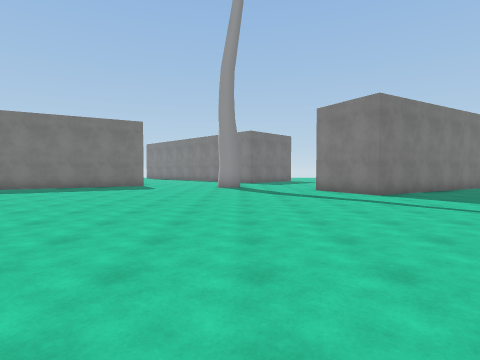
view 1 (above)

23 first-person views from a walk through a Unity game level. The camera is 1.5 m above the floor, tilts 2° down and sees 80° across. The floor is counted in squares, 2 m on a side. Each view is taken from the middle of a square. On the plan, view 1 faces up. The plan holds only what a view shows up to about 10 squares ahead; the rest is blank. The place goes on beyond the plan. Some surface patterns are stand-ins.

view 2
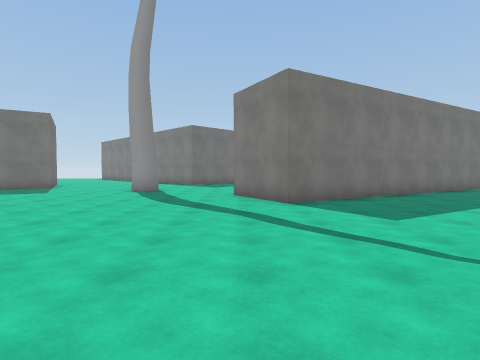

view 3
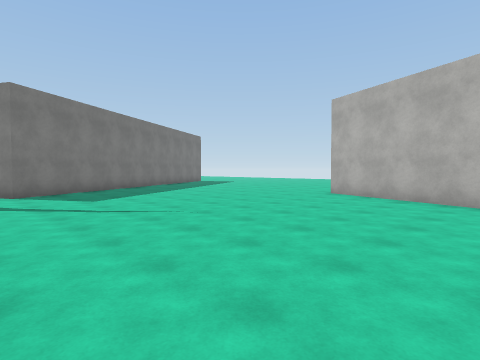

view 4
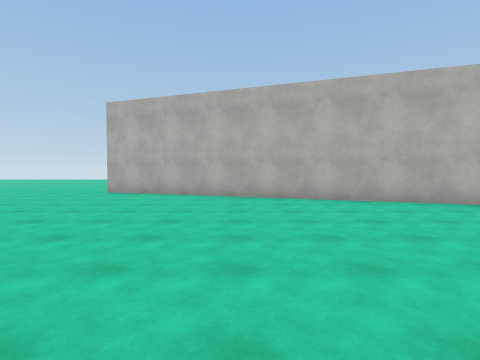

view 5
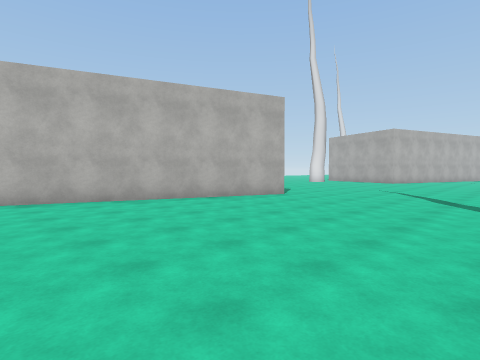

view 6
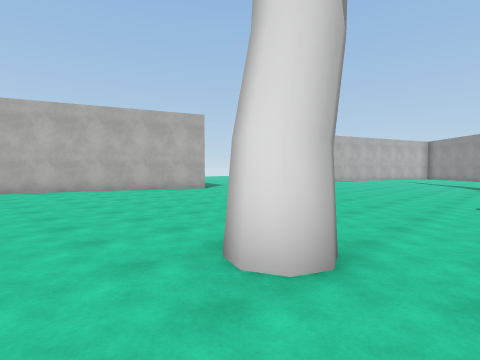

view 7
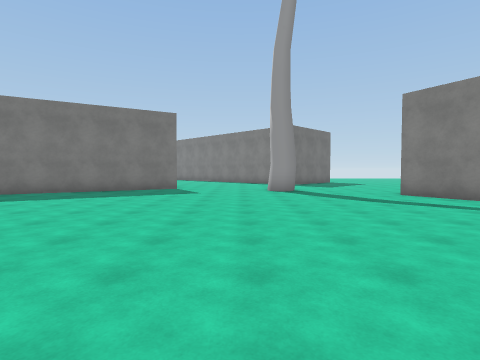

view 8
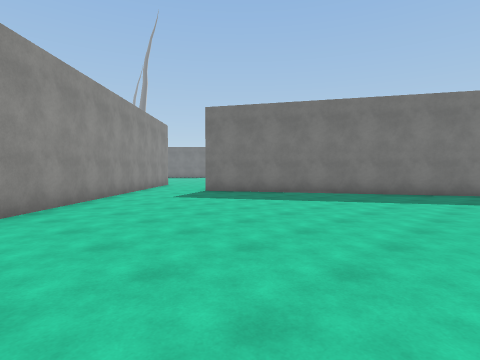

view 9
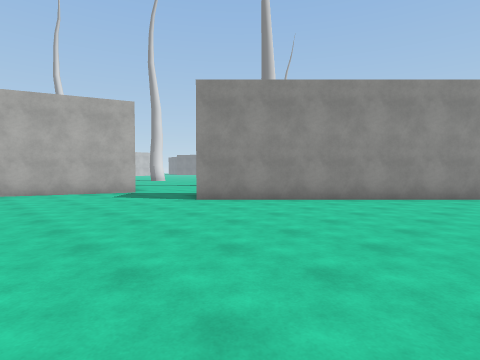

view 10
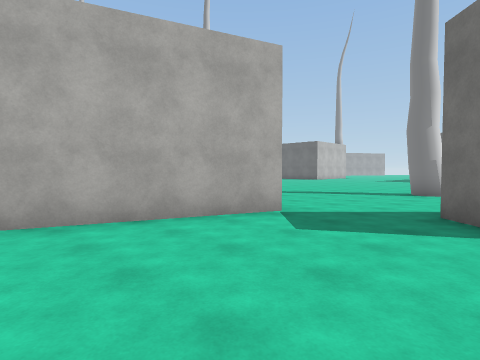

view 11
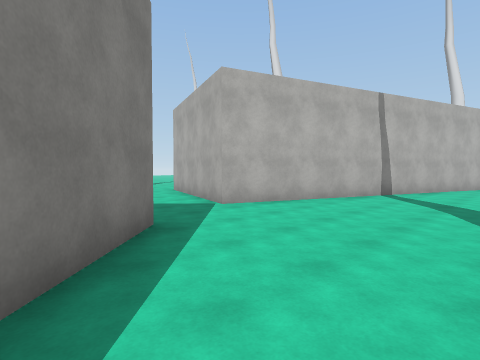

view 12
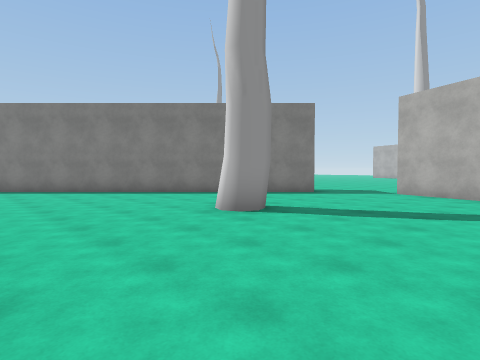

view 13
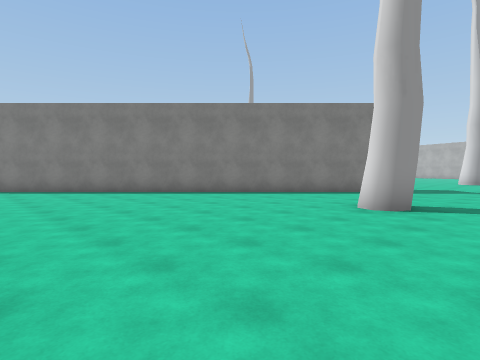

view 14
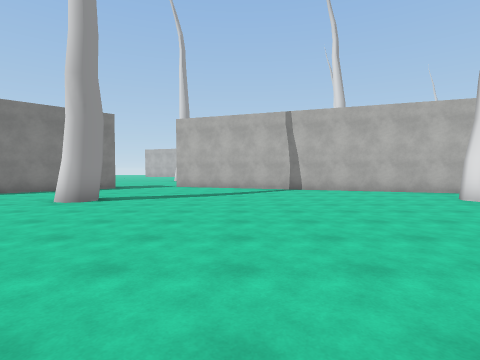

view 15
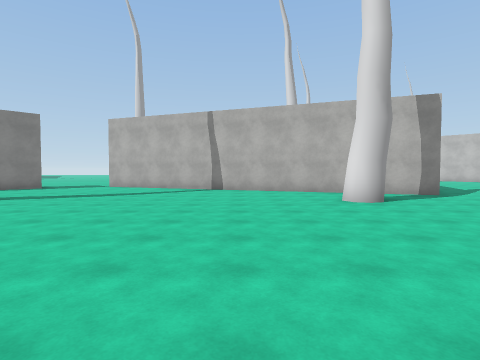

view 16
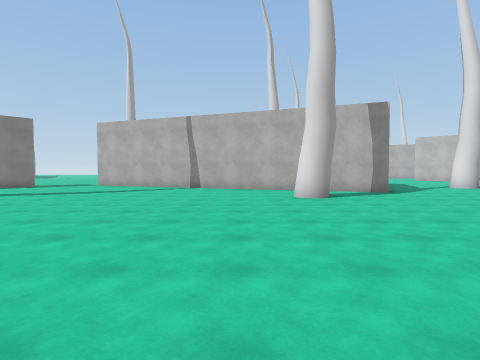

view 17
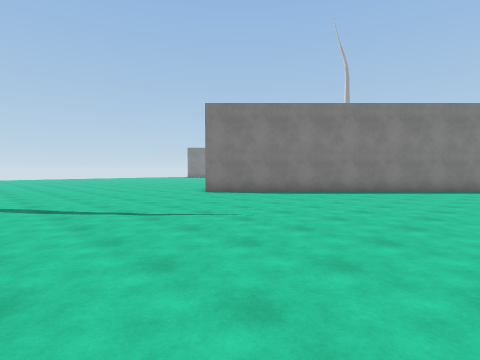

view 18
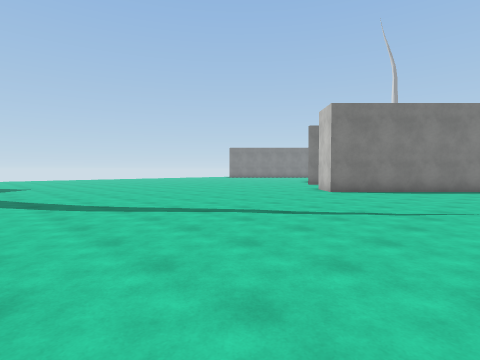

view 19
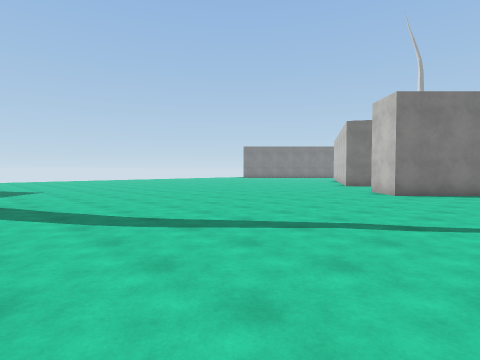

view 20
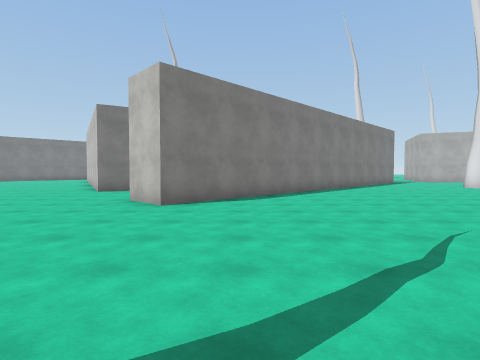

view 21
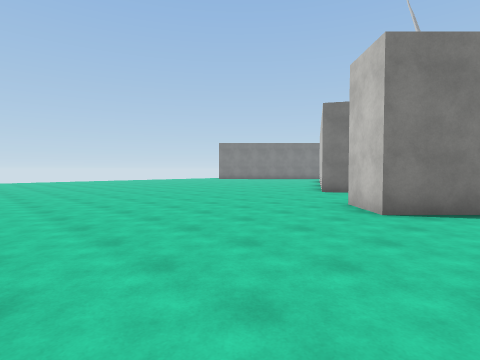

view 22
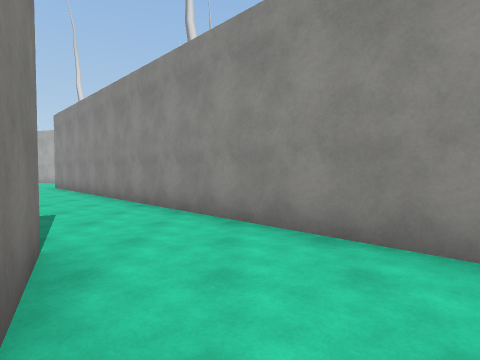

view 23
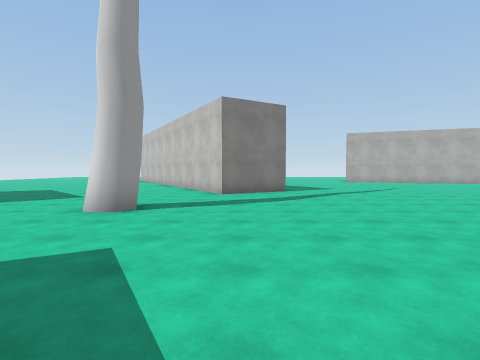

### Floor plan
Points are (right, up) in squares from view 1. A wall is a line through its corners. A room is listed if a view was taken in it or the views show most of it. See-through windows are left out.
Room 1 (views 1, 2, 3, 4, 5, 6, 7, 8, 9, 10, 23)
walls: (-7.3, -4.2) (-3.3, -5.6); (7.3, -8.4) (11.6, 3.5); (-6, 12.6) (-12.2, 9); (10.3, 12) (4.1, 8.4) (2.8, 10.6) (4, 11.2); (-13.2, 8.4) (-14.5, 10.7); (-16.9, 8.7) (-7.3, -0.9)
ways out: opening at (-15.7, 10) to room 2; opening at (-8, -3) to room 2
objects: other object (-1, -3) to (0, -3); other object (0, 12)
Room 2 (views 11, 12, 13, 14, 15, 16, 17, 18, 19, 20, 21, 22)
walls: (-7.8, -1.4) (-8.4, -1.9) (-19, 8.7) (-17.9, 9.8); (-14.5, 10.7) (-15.2, 12); (-11.6, -16) (-7.3, -4.2)
ways out: opening at (-15.7, 10) to room 1; opening at (-8, -3) to room 1
objects: other object (-13, -13); other object (-13, -3)

Positions as (right, up) in squares from view 1, and headings:
1: (0, 0), facing up
2: (3, 2), facing up
3: (3, -1), facing up-right
4: (2, -1), facing right
5: (2, -1), facing down-right
6: (-2, -1), facing down-right
7: (-2, 2), facing up
8: (-5, 2), facing up-left
9: (-3, 5), facing down-left
10: (-3, -1), facing down-left
11: (-12, 0), facing down-right
12: (-17, -7), facing up-right
13: (-19, -5), facing up-right
14: (-20, -7), facing right
15: (-20, -10), facing right
16: (-21, -11), facing right
17: (-25, 1), facing up-right
18: (-28, 4), facing up-right
19: (-28, 6), facing up-right
20: (-25, 7), facing right
21: (-24, 7), facing up-right
22: (-15, 11), facing down
23: (-6, 10), facing right
